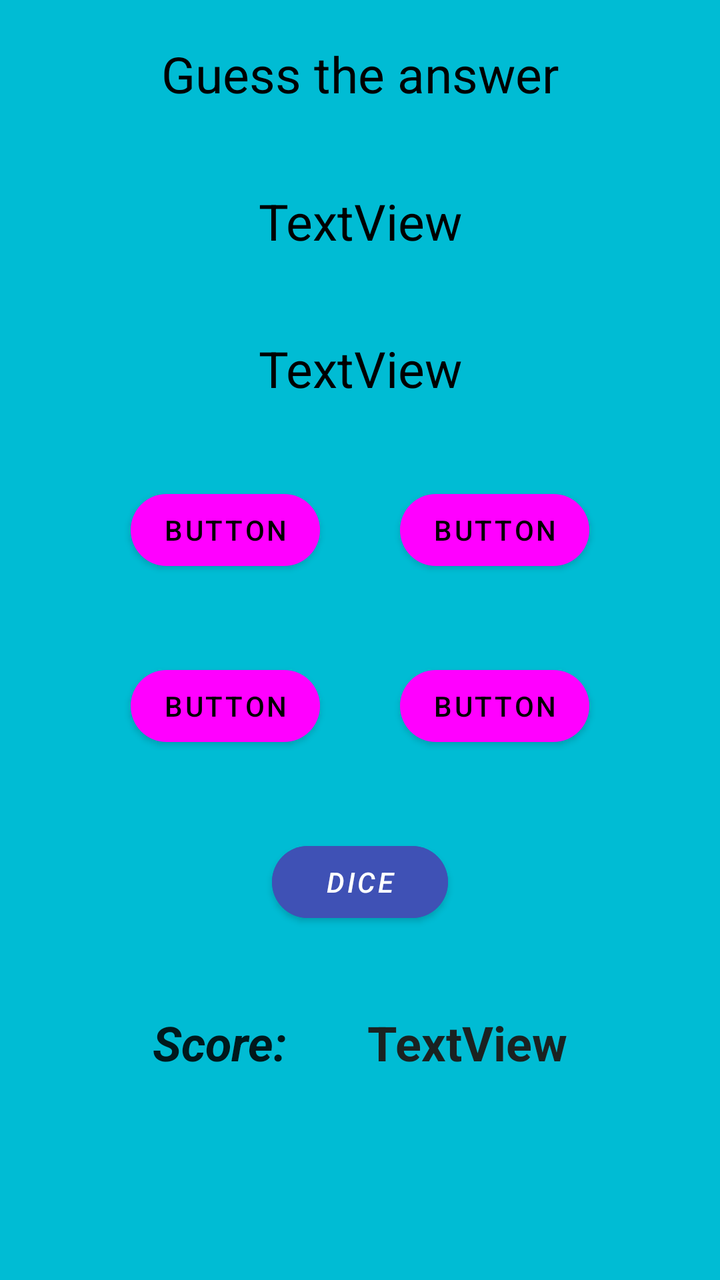
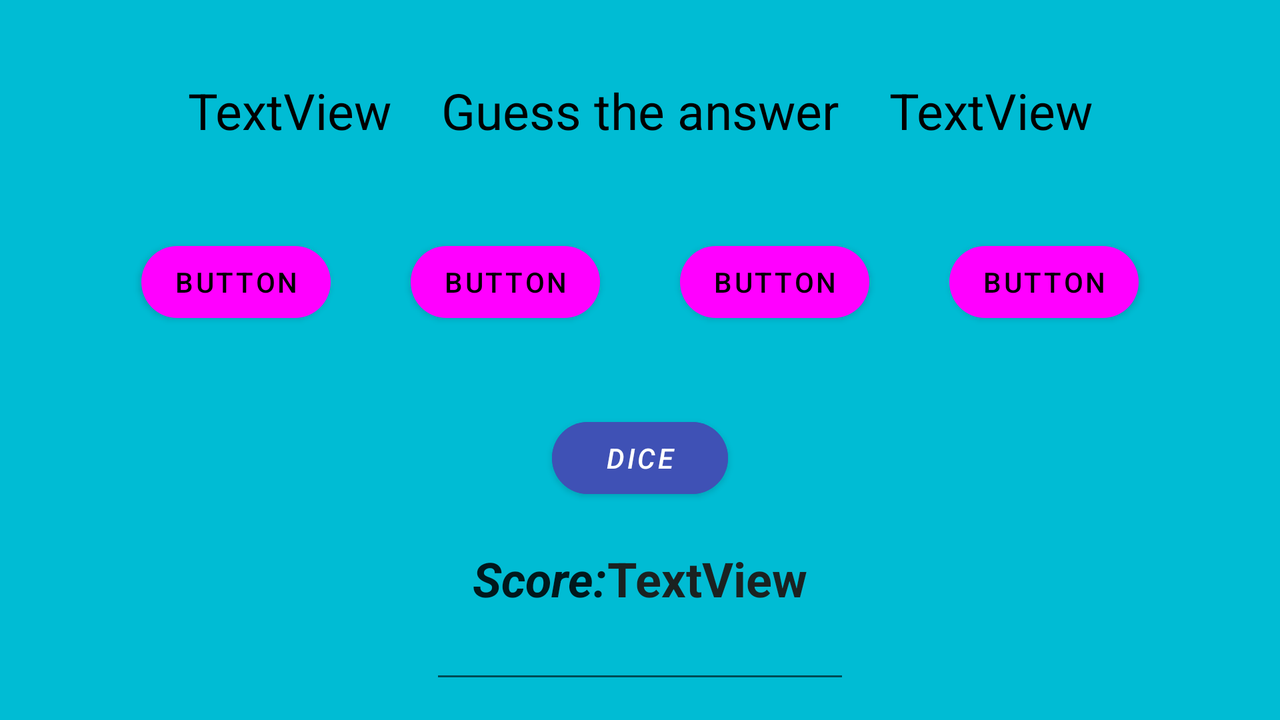

An Android layout and its configuration variant, each rendered on a device that would load it. The default file and the variant file are quoted in full after the pictures.
<!-- AndroidManifest.xml: application theme Theme.MathPlay -->
<!-- res/layout/activity_game.xml -->
<?xml version="1.0" encoding="utf-8"?>
<ScrollView
    xmlns:android="http://schemas.android.com/apk/res/android"
    xmlns:app="http://schemas.android.com/apk/res-auto"
    xmlns:tools="http://schemas.android.com/tools"
    android:layout_width="match_parent"
    android:orientation="vertical"
    android:background="#00BCD4"
    android:gravity="center"
    android:layout_height="match_parent"
    tools:context=".GameActivity">

    <LinearLayout
        android:layout_width="match_parent"
        android:layout_height="match_parent"
        android:gravity="center"
        android:orientation="vertical">

        <TextView
            android:id="@+id/tv_text"
            android:layout_width="match_parent"
            android:layout_height="wrap_content"
            android:layout_margin="20sp"
            android:gravity="center"
            android:text="@string/questionText"
            android:textColor="@color/black"
            android:textSize="25sp" />

    <TextView
        android:id="@+id/tv_random1"
        android:layout_width="match_parent"
        android:layout_height="wrap_content"
        android:gravity="center"
        android:textSize="25sp"
        android:layout_margin="20sp"
        android:textColor="@color/black"
        android:text="TextView" />

    <TextView
        android:id="@+id/tv_random2"
        android:layout_width="match_parent"
        android:layout_height="wrap_content"
        android:gravity="center"
        android:textSize="25sp"
        android:layout_margin="20sp"
        android:text="TextView"
        android:textColor="@color/black"/>

    <LinearLayout
        android:layout_width="wrap_content"
        android:layout_height="wrap_content"
        android:orientation="horizontal">
    <Button
        android:id="@+id/btn_option1"
        android:layout_width="wrap_content"
        android:layout_height="wrap_content"
        android:layout_marginBottom="160dp"
        app:cornerRadius="30sp"
        android:text="Button"
        android:layout_gravity="center"
        android:layout_margin="20sp" />

    <Button
        android:id="@+id/btn_option2"
        android:layout_width="wrap_content"
        android:layout_height="wrap_content"
        android:layout_marginBottom="160dp"
        android:text="Button"
        app:cornerRadius="30sp"
        android:layout_gravity="center"
        android:layout_margin="20sp" />

    </LinearLayout>


    <LinearLayout
        android:layout_width="wrap_content"
        android:layout_height="wrap_content"
        android:orientation="horizontal">
        <Button
            android:id="@+id/btn_option3"
            android:layout_width="wrap_content"
            android:layout_height="wrap_content"
            android:layout_marginBottom="160dp"
            android:text="Button"
            app:cornerRadius="30sp"
            android:layout_gravity="center"
            android:layout_margin="20sp" />

        <Button
            android:id="@+id/btn_option4"
            android:layout_width="wrap_content"
            android:layout_height="wrap_content"
            android:layout_marginBottom="160dp"
            android:text="Button"
            app:cornerRadius="30sp"
            android:layout_gravity="center"
            android:layout_margin="20sp" />

    </LinearLayout>

        <Button
            android:id="@+id/btn_dice"
            android:layout_width="wrap_content"
            android:layout_height="wrap_content"
            android:layout_gravity="center"
            android:layout_margin="20sp"
            android:layout_marginBottom="160dp"
            android:backgroundTint="#3F51B5"
            android:text="@string/dice"
            android:textColor="@color/white"
            android:textStyle="italic"
            app:cornerRadius="30sp" />

        <LinearLayout
            android:layout_width="wrap_content"
            android:layout_height="wrap_content"
            android:orientation="horizontal">

            <TextView
                android:id="@+id/tv_scoreTopic"
                android:layout_width="match_parent"
                android:layout_height="wrap_content"
                android:layout_margin="20sp"
                android:text="@string/score"
                android:textAppearance="@style/TextAppearance.AppCompat.Body1"
                android:textSize="24sp"
                android:textStyle="bold|italic"
                app:cornerRadius="30sp"/>

            <TextView
                android:id="@+id/tv_score"
                android:layout_width="match_parent"
                android:layout_height="wrap_content"
                android:layout_margin="20sp"
                android:text="TextView"
                android:textColor="#1A2221"
                android:textSize="24sp"
                android:textStyle="bold" />

        </LinearLayout>

    </LinearLayout>

</ScrollView>
<!-- resources referenced by this layout -->
<resources>
  <string name="dice">dice</string>
  <string name="questionText">Guess the answer</string>
  <string name="score">Score:</string>
  <style name="Theme.MathPlay" parent="Theme.MaterialComponents.DayNight.DarkActionBar">
          
          <item name="colorPrimary">@color/orange</item>
          <item name="colorPrimaryVariant">#00BCD4</item>
          <item name="colorOnPrimary">@color/black</item>
          
          <item name="colorSecondary">@color/teal_200</item>
          <item name="colorSecondaryVariant">@color/teal_700</item>
          <item name="colorOnSecondary">@color/black</item>
          
          <item name="android:statusBarColor" tools:targetApi="l">?attr/colorPrimaryVariant</item>
          
      </style>
</resources>
<!-- res/layout-land/activity_game.xml (the repository's variant of the layout above) -->
<!-- drawn on the phone turned sideways -->
<?xml version="1.0" encoding="utf-8"?>
<ScrollView
    xmlns:android="http://schemas.android.com/apk/res/android"
    xmlns:app="http://schemas.android.com/apk/res-auto"
    xmlns:tools="http://schemas.android.com/tools"
    android:layout_width="match_parent"
    android:orientation="vertical"
    android:background="#00BCD4"
    android:gravity="center"
    android:layout_height="match_parent"
    tools:context=".GameActivity">

    <LinearLayout
        android:layout_width="match_parent"
        android:layout_height="match_parent"
        android:gravity="center"
        android:layout_gravity="center"
        android:orientation="vertical">

        <LinearLayout
            android:layout_gravity="center"
            android:gravity="center"
            android:layout_marginVertical="25sp"
            android:layout_width="match_parent"
            android:layout_height="wrap_content"
            android:orientation="horizontal">
        <TextView
        android:id="@+id/tv_random1"
        android:layout_width="wrap_content"
        android:layout_height="wrap_content"
        android:gravity="center"
        android:textSize="25sp"

        android:textColor="@color/black"
        android:text="TextView" />

            <TextView
                android:id="@+id/tv_operator"
                android:layout_width="wrap_content"
                android:layout_height="wrap_content"
                android:gravity="center"
                android:layout_marginHorizontal="25sp"
                android:text="@string/questionText"
                android:textColor="@color/black"
                android:textSize="25sp" />

            <TextView
        android:id="@+id/tv_random2"
        android:layout_width="wrap_content"
        android:layout_height="wrap_content"
        android:gravity="center"
        android:textSize="25sp"

        android:text="TextView"
        android:textColor="@color/black"/>
        </LinearLayout>

        <LinearLayout
            android:layout_width="wrap_content"
            android:layout_height="wrap_content"
            android:orientation="horizontal">

        </LinearLayout>


    <LinearLayout
        android:layout_width="wrap_content"
        android:layout_height="wrap_content"
        android:orientation="horizontal">
        <Button
            android:id="@+id/btn_option3"
            android:layout_width="wrap_content"
            android:layout_height="wrap_content"
            android:layout_marginBottom="160dp"
            android:text="Button"
            app:cornerRadius="30sp"
            android:layout_gravity="center"
            android:layout_margin="20sp" />

        <Button
            android:id="@+id/btn_option4"
            android:layout_width="wrap_content"
            android:layout_height="wrap_content"
            android:layout_marginBottom="160dp"
            android:text="Button"
            app:cornerRadius="30sp"
            android:layout_gravity="center"
            android:layout_margin="20sp" />

        <Button
            android:id="@+id/btn_option2"
            android:layout_width="wrap_content"
            android:layout_height="wrap_content"
            android:layout_gravity="center"
            android:layout_margin="20sp"
            android:layout_marginBottom="160dp"
            android:text="Button"
            app:cornerRadius="30sp" />

        <Button
            android:id="@+id/btn_option1"
            android:layout_width="wrap_content"
            android:layout_height="wrap_content"
            android:layout_gravity="center"
            android:layout_margin="20sp"
            android:layout_marginBottom="160dp"
            android:text="Button"
            app:cornerRadius="30sp" />

    </LinearLayout>

        <Button
            android:id="@+id/btn_dice"
            android:layout_width="wrap_content"
            android:layout_height="wrap_content"
            android:layout_gravity="center"
            android:layout_margin="20sp"
            android:layout_marginBottom="160dp"
            android:backgroundTint="#3F51B5"
            android:text="@string/dice"
            android:textColor="@color/white"
            android:textStyle="italic"
            app:cornerRadius="30sp" />

        <LinearLayout
            android:layout_width="wrap_content"
            android:layout_height="wrap_content"
            android:orientation="horizontal">

            <TextView
                android:id="@+id/tv_scoreTopic"
                android:layout_width="match_parent"
                android:layout_height="wrap_content"
                android:text="@string/score"
                android:textAppearance="@style/TextAppearance.AppCompat.Body1"
                android:textSize="24sp"
                android:textStyle="bold|italic"
                app:cornerRadius="30sp"/>

            <TextView
                android:id="@+id/tv_score"
                android:layout_width="match_parent"
                android:layout_height="wrap_content"
                android:text="TextView"
                android:textColor="#1A2221"
                android:textSize="24sp"
                android:textStyle="bold" />

        </LinearLayout>

        <EditText
            android:id="@+id/timer"
            android:textColor="@color/black"
            android:layout_width="wrap_content"
            android:layout_height="wrap_content"

            android:ems="10"
            android:inputType="time" />

    </LinearLayout>

</ScrollView>
